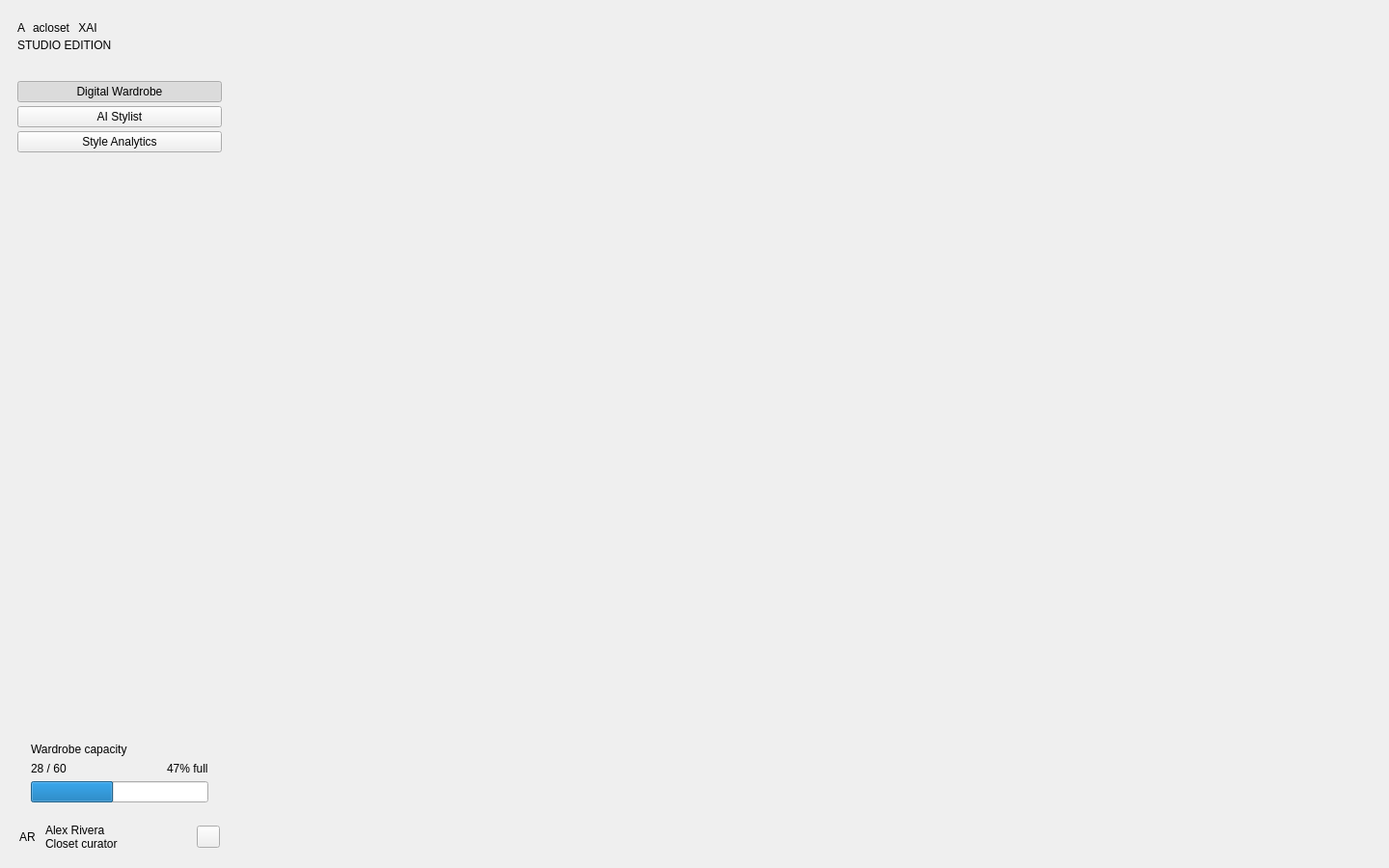
<?xml version="1.0" encoding="UTF-8"?>
<ui version="4.0">
 <class>MainWindow</class>
 <widget class="QMainWindow" name="MainWindow">
  <property name="geometry">
   <rect>
    <x>0</x>
    <y>0</y>
    <width>1440</width>
    <height>900</height>
   </rect>
  </property>
  <property name="minimumSize">
   <size>
    <width>1360</width>
    <height>820</height>
   </size>
  </property>
  <property name="windowTitle">
   <string>Acloset Studio - Smart Wardrobe</string>
  </property>
  <widget class="QWidget" name="centralwidget">
   <layout class="QHBoxLayout" name="rootLayout">
    <property name="spacing">
     <number>0</number>
    </property>
    <property name="leftMargin">
     <number>0</number>
    </property>
    <property name="topMargin">
     <number>0</number>
    </property>
    <property name="rightMargin">
     <number>0</number>
    </property>
    <property name="bottomMargin">
     <number>0</number>
    </property>
    <item>
     <widget class="QFrame" name="sidebar">
      <property name="minimumSize">
       <size>
        <width>248</width>
        <height>0</height>
       </size>
      </property>
      <property name="maximumSize">
       <size>
        <width>248</width>
        <height>16777215</height>
       </size>
      </property>
      <property name="frameShape">
       <enum>QFrame::Shape::NoFrame</enum>
      </property>
      <layout class="QVBoxLayout" name="sidebarLayout">
       <property name="spacing">
        <number>4</number>
       </property>
       <property name="leftMargin">
        <number>18</number>
       </property>
       <property name="topMargin">
        <number>22</number>
       </property>
       <property name="rightMargin">
        <number>18</number>
       </property>
       <property name="bottomMargin">
        <number>18</number>
       </property>
       <item>
        <layout class="QHBoxLayout" name="brandRow">
         <property name="spacing">
          <number>8</number>
         </property>
         <item>
          <widget class="QLabel" name="brandMark">
           <property name="text">
            <string>A</string>
           </property>
           <property name="alignment">
            <set>Qt::AlignmentFlag::AlignCenter</set>
           </property>
          </widget>
         </item>
         <item>
          <widget class="QLabel" name="brandName">
           <property name="text">
            <string>acloset</string>
           </property>
          </widget>
         </item>
         <item>
          <widget class="QLabel" name="brandBadge">
           <property name="text">
            <string>XAI</string>
           </property>
           <property name="alignment">
            <set>Qt::AlignmentFlag::AlignCenter</set>
           </property>
          </widget>
         </item>
         <item>
          <spacer name="brandSpacer">
           <property name="orientation">
            <enum>Qt::Orientation::Horizontal</enum>
           </property>
           <property name="sizeHint" stdset="0">
            <size>
             <width>0</width>
             <height>0</height>
            </size>
           </property>
          </spacer>
         </item>
        </layout>
       </item>
       <item>
        <widget class="QLabel" name="brandSub">
         <property name="text">
          <string>STUDIO EDITION</string>
         </property>
        </widget>
       </item>
       <item>
        <spacer name="navSpacerTop">
         <property name="orientation">
          <enum>Qt::Orientation::Vertical</enum>
         </property>
         <property name="sizeType">
          <enum>QSizePolicy::Policy::Fixed</enum>
         </property>
         <property name="sizeHint" stdset="0">
          <size>
           <width>0</width>
           <height>26</height>
          </size>
         </property>
        </spacer>
       </item>
       <item>
        <widget class="QPushButton" name="navWardrobe">
         <property name="text">
          <string>Digital Wardrobe</string>
         </property>
         <property name="checkable">
          <bool>true</bool>
         </property>
         <property name="checked">
          <bool>true</bool>
         </property>
         <property name="nav" stdset="0">
          <bool>true</bool>
         </property>
        </widget>
       </item>
       <item>
        <widget class="QPushButton" name="navStylist">
         <property name="text">
          <string>AI Stylist</string>
         </property>
         <property name="checkable">
          <bool>true</bool>
         </property>
         <property name="nav" stdset="0">
          <bool>true</bool>
         </property>
        </widget>
       </item>
       <item>
        <widget class="QPushButton" name="navAnalytics">
         <property name="text">
          <string>Style Analytics</string>
         </property>
         <property name="checkable">
          <bool>true</bool>
         </property>
         <property name="nav" stdset="0">
          <bool>true</bool>
         </property>
        </widget>
       </item>
       <item>
        <spacer name="navSpacerBottom">
         <property name="orientation">
          <enum>Qt::Orientation::Vertical</enum>
         </property>
         <property name="sizeHint" stdset="0">
          <size>
           <width>0</width>
           <height>40</height>
          </size>
         </property>
        </spacer>
       </item>
       <item>
        <widget class="QFrame" name="capacityCard">
         <layout class="QVBoxLayout" name="capacityLayout">
          <property name="spacing">
           <number>6</number>
          </property>
          <property name="leftMargin">
           <number>14</number>
          </property>
          <property name="topMargin">
           <number>12</number>
          </property>
          <property name="rightMargin">
           <number>14</number>
          </property>
          <property name="bottomMargin">
           <number>12</number>
          </property>
          <item>
           <widget class="QLabel" name="capacityTitle">
            <property name="text">
             <string>Wardrobe capacity</string>
            </property>
           </widget>
          </item>
          <item>
           <layout class="QHBoxLayout" name="capacityValueRow">
            <item>
             <widget class="QLabel" name="capacityValue">
              <property name="text">
               <string>28 / 60</string>
              </property>
             </widget>
            </item>
            <item>
             <spacer name="capacitySpacer">
              <property name="orientation">
               <enum>Qt::Orientation::Horizontal</enum>
              </property>
              <property name="sizeHint" stdset="0">
               <size>
                <width>0</width>
                <height>0</height>
               </size>
              </property>
             </spacer>
            </item>
            <item>
             <widget class="QLabel" name="capacityHint">
              <property name="text">
               <string>47% full</string>
              </property>
             </widget>
            </item>
           </layout>
          </item>
          <item>
           <widget class="QProgressBar" name="capacityBar">
            <property name="maximum">
             <number>60</number>
            </property>
            <property name="value">
             <number>28</number>
            </property>
            <property name="textVisible">
             <bool>false</bool>
            </property>
           </widget>
          </item>
         </layout>
        </widget>
       </item>
       <item>
        <widget class="QFrame" name="profileRow">
         <layout class="QHBoxLayout" name="profileLayout">
          <property name="spacing">
           <number>10</number>
          </property>
          <property name="leftMargin">
           <number>2</number>
          </property>
          <property name="topMargin">
           <number>6</number>
          </property>
          <property name="rightMargin">
           <number>2</number>
          </property>
          <property name="bottomMargin">
           <number>0</number>
          </property>
          <item>
           <widget class="QLabel" name="avatar">
            <property name="text">
             <string>AR</string>
            </property>
            <property name="alignment">
             <set>Qt::AlignmentFlag::AlignCenter</set>
            </property>
           </widget>
          </item>
          <item>
           <layout class="QVBoxLayout" name="profileTextLayout">
            <property name="spacing">
             <number>0</number>
            </property>
            <item>
             <widget class="QLabel" name="profileName">
              <property name="text">
               <string>Alex Rivera</string>
              </property>
             </widget>
            </item>
            <item>
             <widget class="QLabel" name="profileRole">
              <property name="text">
               <string>Closet curator</string>
              </property>
             </widget>
            </item>
           </layout>
          </item>
          <item>
           <spacer name="profileSpacer">
            <property name="orientation">
             <enum>Qt::Orientation::Horizontal</enum>
            </property>
            <property name="sizeHint" stdset="0">
             <size>
              <width>0</width>
              <height>0</height>
             </size>
            </property>
           </spacer>
          </item>
          <item>
           <widget class="QToolButton" name="settingsButton">
            <property name="text">
             <string/>
            </property>
            <property name="toolTip">
             <string>Settings</string>
            </property>
           </widget>
          </item>
         </layout>
        </widget>
       </item>
      </layout>
     </widget>
    </item>
    <item>
     <widget class="QFrame" name="contentHost">
      <property name="frameShape">
       <enum>QFrame::Shape::NoFrame</enum>
      </property>
      <layout class="QVBoxLayout" name="contentLayout">
       <property name="spacing">
        <number>0</number>
       </property>
       <property name="leftMargin">
        <number>0</number>
       </property>
       <property name="topMargin">
        <number>0</number>
       </property>
       <property name="rightMargin">
        <number>0</number>
       </property>
       <property name="bottomMargin">
        <number>0</number>
       </property>
       <item>
        <widget class="QStackedWidget" name="pageStack"/>
       </item>
      </layout>
     </widget>
    </item>
   </layout>
  </widget>
 </widget>
 <resources/>
 <connections/>
</ui>
